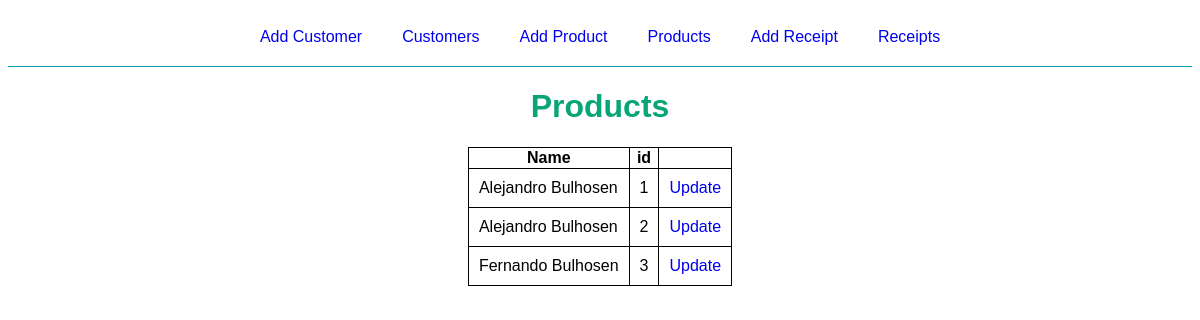
Page /receipt/receipts on the committed database.
### flaskr/models/receipt/__init__.py (models this page shows, shortened)
class Receipt(db.Model, MyModel):
    id = Column(Integer, primary_key=True)
    customer_id = Column(Integer, ForeignKey('customer.id'), nullable=False)
    sold_products = db.relationship(
        'SoldProduct',
        backref='receipt',
        lazy=True,
        cascade='all, delete-orphan'
    )
    def get_all():
        return Receipt.query.all()

### flaskr/models/customer/__init__.py (models this page shows, shortened)
class Customer(db.Model, MyModel):
    id = Column(Integer, primary_key=True)
    name = Column(String(100), unique=True, nullable=False)
    address = Column(String(150), unique=True, nullable=False)
    email = Column(String(50), unique=True, nullable=False)
    receipts = db.relationship(
        'Receipt',
        backref='author',
        lazy=True,
        cascade="all, delete-orphan"
    )

### flaskr/views/receipt.py (the view)
@bp.route('/receipts')
def receipts():
    receipts = Receipt.get_all()
    return render_template(
        'receipt/receipts.html',
        receipts=receipts,
        heads=receipt_customer_heads,
    )

### flaskr/templates/receipt/receipts.html (shortened to what this page needs)
{% extends 'base.html' %}
{% block content %}
<div class="title-container">
    <h1 class="title">Products</h1>
</div>
<table class="products">
    <tr>
        <th>Name</th>
        <th>id</th>
      </tr>
    {% for receipt in receipts %}
    <tr>
        <td>
            {{ receipt.author.name }}
        </td>
        <td>
            {{ receipt.id }}
        </td>
        <td>
            <a href="{{ url_for('receipt.update', receipt_id=receipt.id) }}">Update</a>
        </td>
    </tr>
    {% endfor %}
</table>
{% endblock %}

### flaskr/static/style.css (style rules this page uses)
* { font-family: Verdana, Geneva, Tahoma, sans-serif; }
.title { font-family: Verdana, Geneva, Tahoma, sans-serif; color: rgb(8, 165, 118) }
.title-container, .add, .update { display: flex; justify-content: center; flex-direction: column; align-items: center; }
.customers, .products { display: grid; justify-content: center; border-collapse: collapse; }
td { border: 1px solid black; border-collapse: collapse; padding: 10px; }
a { text-decoration: none; }
.products-receipt, td, th , tr { border: 1px solid black; border-collapse: collapse; }

### rows in the picture
Receipt: author.name "Alejandro Bulhosen", id "1"
Receipt: author.name "Alejandro Bulhosen", id "2"
Receipt: author.name "Fernando Bulhosen", id "3"
